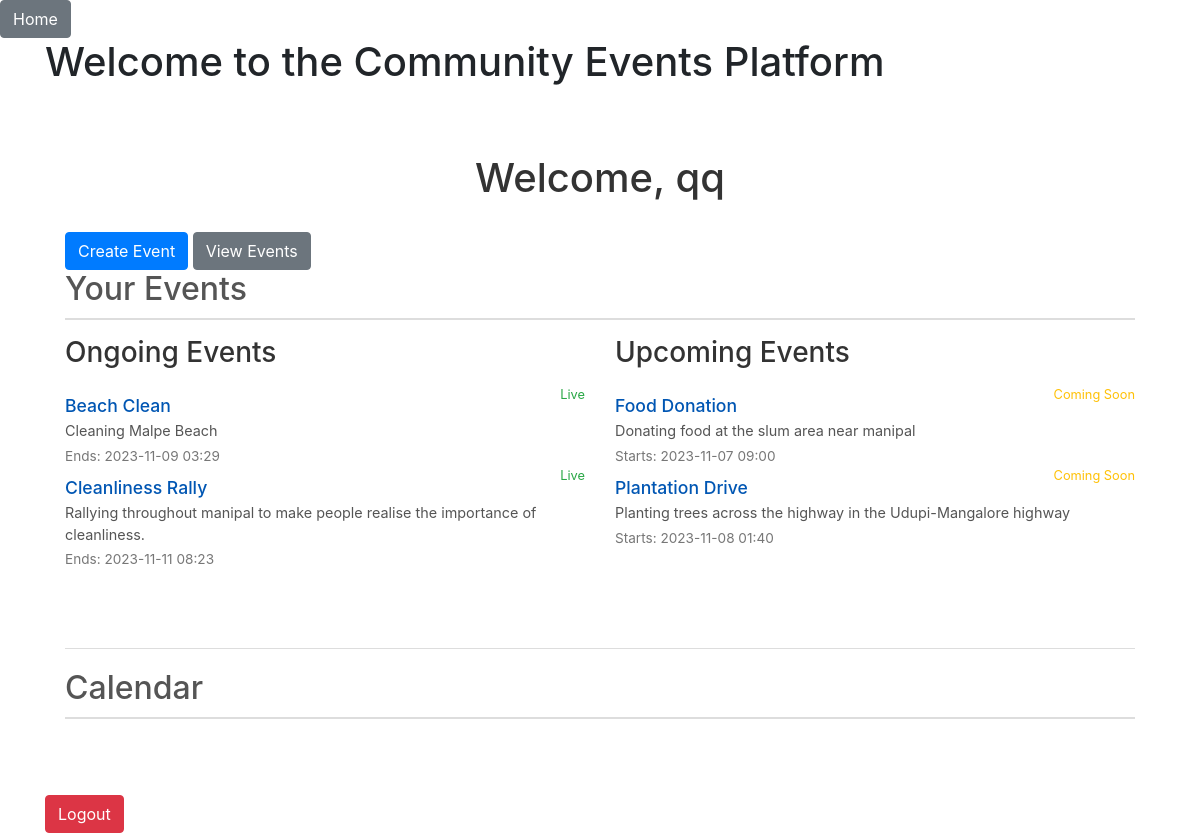
/ (signed in), run on an earlier commit of the app's database.
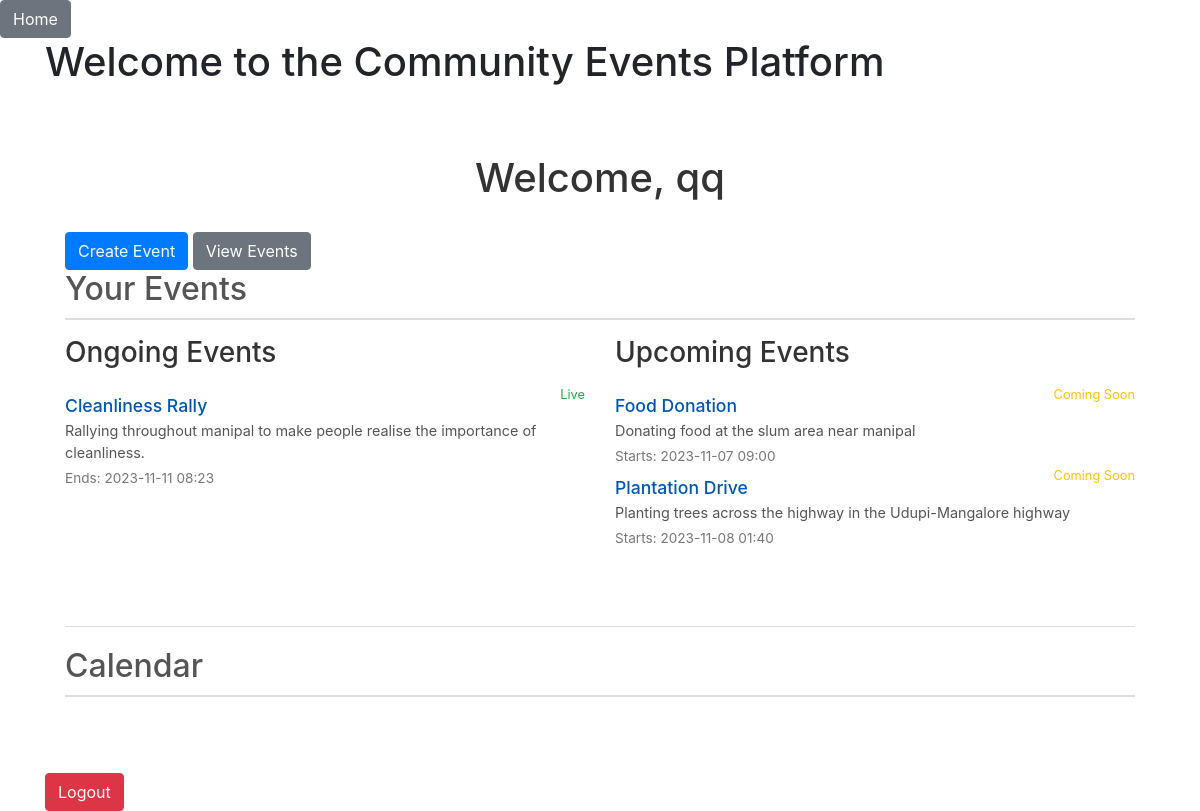
And on a later commit of the database.
### app/models/events.py (models this page shows, shortened)
class Event(db.Model):
    __tablename__ = 'event'
    id = db.Column(db.Integer, primary_key=True)
    organizer_id = db.Column(db.Integer, db.ForeignKey('user.id'))
    organizer = db.relationship('User', backref='organized_events')
    title = db.Column(db.String(140), nullable=False)
    description = db.Column(db.Text, nullable=False)
    location = db.Column(db.String(140), nullable=False)
    start_time = db.Column(db.DateTime, default=datetime.utcnow)
    end_time = db.Column(db.DateTime)
    is_fundraiser = db.Column(db.Boolean, default=False, nullable=False)
    funds_raised = db.Column(db.Float, default=0.0, nullable=False)
    funds_goal = db.Column(db.Float, default=0.0, nullable=False)
    attendees = db.relationship('User', secondary=attendees, backref=db.backref('events_attending', lazy='dynamic'))

### app/main/routes.py (the view)
@main.route('/')
def index():
    all_events = Event.query.all()
    upcoming_events = []
    ongoing_events = []
    events = Event.query.all()
    if current_user.is_authenticated and current_user.role == 'attendee':
        all_attending_events = current_user.events_attending.order_by(Event.start_time.asc()).all()
        now = datetime.utcnow()
        event_data = [{
            'title': event.title,
            'start': event.start_time.isoformat(),
            'end': event.end_time.isoformat(),
        } for event in current_user.events_attending]
        upcoming_events = current_user.events_attending.filter(Event.start_time > now).order_by(Event.start_time.asc()).all()
        ongoing_events = current_user.events_attending.filter(Event.start_time <= now, Event.end_time >= now).order_by(Event.start_time.asc()).all()
        return render_template('index.html', event_data=event_data, all_events=all_events, upcoming_events=upcoming_events, ongoing_events=ongoing_events)
    elif current_user.is_authenticated and current_user.role == 'organization':
        now = datetime.utcnow()
        event_data = [{
            'title': event.title,
            'start': event.start_time.isoformat(),
            'end': event.end_time.isoformat(),
        } for event in Event.query.filter(Event.organizer_id == current_user.id)]
        upcoming_events = Event.query.filter(
            Event.organizer_id == current_user.id,
            Event.start_time > now
        ).order_by(Event.start_time.asc()).all()
        ongoing_events = Event.query.filter(
            Event.organizer_id == current_user.id,
            Event.start_time <= now,
            Event.end_time >= now
        ).order_by(Event.start_time.asc()).all()
        return render_template('index.html', event_data=event_data, all_events=all_events, upcoming_events=upcoming_events, ongoing_events=ongoing_events)
    else:
        return render_template('index.html', events=events)

### app/__init__.py (called while the page is built)
def create_app(config_class=Config):
    app = Flask(__name__)
    app.config.from_object(config_class)
    app.config['SECRET_KEY'] = '12345'
    csrf = CSRFProtect(app)
    db.init_app(app)
    login_manager.init_app(app)
    migrate.init_app(app, db)  # Now pass in the app object to migrate
    login_manager.login_view = 'auth.login'
    app.jinja_env.filters['dateformat'] = dateformat
    from .models.users import User  # Ensure this import is correct for your package structure
    @login_manager.user_loader
    def user_loader(user_id):
        return User.query.get(int(user_id))
    from app.main.routes import main as main_blueprint
    app.register_blueprint(main_blueprint)
    from app.auth.routes import auth as auth_blueprint
    app.register_blueprint(auth_blueprint, url_prefix='/auth')
    return app

### app/templates/index.html (shortened to what this page needs)
{% extends "layout.html" %}
{% block content %}
<h1>Welcome to the Community Events Platform</h1>
{% if current_user.is_authenticated %}
<div class="index-container my-5">
    <h1 class="index-title mb-4">Welcome, {{ current_user.username }}</h1>
    <div class="index-events-container">
        {% if current_user.role == 'organization' %}
            <a href="{{ url_for('main.create_event') }}" class="btn btn-primary">Create Event</a>
            <a href="{{ url_for('main.events') }}" class="btn btn-secondary">View Events</a>
        {% else %}
            <a href="{{ url_for('main.events') }}" class="btn btn-secondary">View Events</a>
        {% endif %}
        <h2 class="index-subtitle mb-3">Your Events</h2>
        <div class="row">
            <div class="col-lg-6">
                <div class="index-events-section">
                    <h3 class="index-section-title">Ongoing Events</h3>
                    <div class="list-group">
                        {% for event in ongoing_events %}
                                <div class="d-flex w-100 justify-content-between">
                                    <h5 class="mb-1 index-event-title">{{ event.title }}</h5>
                                    <small class="index-event-status-live">Live</small>
                                </div>
                                <p class="mb-1 index-event-description">{{ event.description }}</p>
                                <small class="index-event-time">Ends: {{ event.end_time.strftime('%Y-%m-%d %H:%M') }}</small>
                        {% else %}
                            <div class="index-no-events">No ongoing events.</div>
                        {% endfor %}
                    </div>
                </div>
            </div>
            <div class="col-lg-6">
                <div class="index-events-section">
                    <h3 class="index-section-title">Upcoming Events</h3>
                    <div class="list-group">
                        {% for event in upcoming_events %}
                                <div class="d-flex w-100 justify-content-between">
                                    <h5 class="mb-1 index-event-title">{{ event.title }}</h5>
                                    <small class="index-event-status-upcoming">Coming Soon</small>
                                </div>
                                <p class="mb-1 index-event-description">{{ event.description }}</p>
                                <small class="index-event-time">Starts: {{ event.start_time.strftime('%Y-%m-%d %H:%M') }}</small>
                        {% else %}
                            <div class="index-no-events">No upcoming events.</div>
                        {% endfor %}
                    </div>
                </div>
            </div>
        </div>
        <div class="index-calendar-container mt-5">
            <h2 class="index-subtitle">Calendar</h2>
        </div>
    </div>
</div>
  <a href="{{ url_for('auth.logout') }}" class="btn btn-danger">Logout</a>
{% else %}
  <a href="{{ url_for('auth.login') }}" class="btn btn-primary">Login</a>
  <a href="{{ url_for('auth.register') }}" class="btn btn-secondary">Register</a>
{% endif %}
{% endblock %}

What changed in the data, as far as the page shows it:
removed Event: title "Beach Clean", description "Cleaning Malpe Beach", end_time "2023-11-09 03:29", shown under "Ongoing Events"
